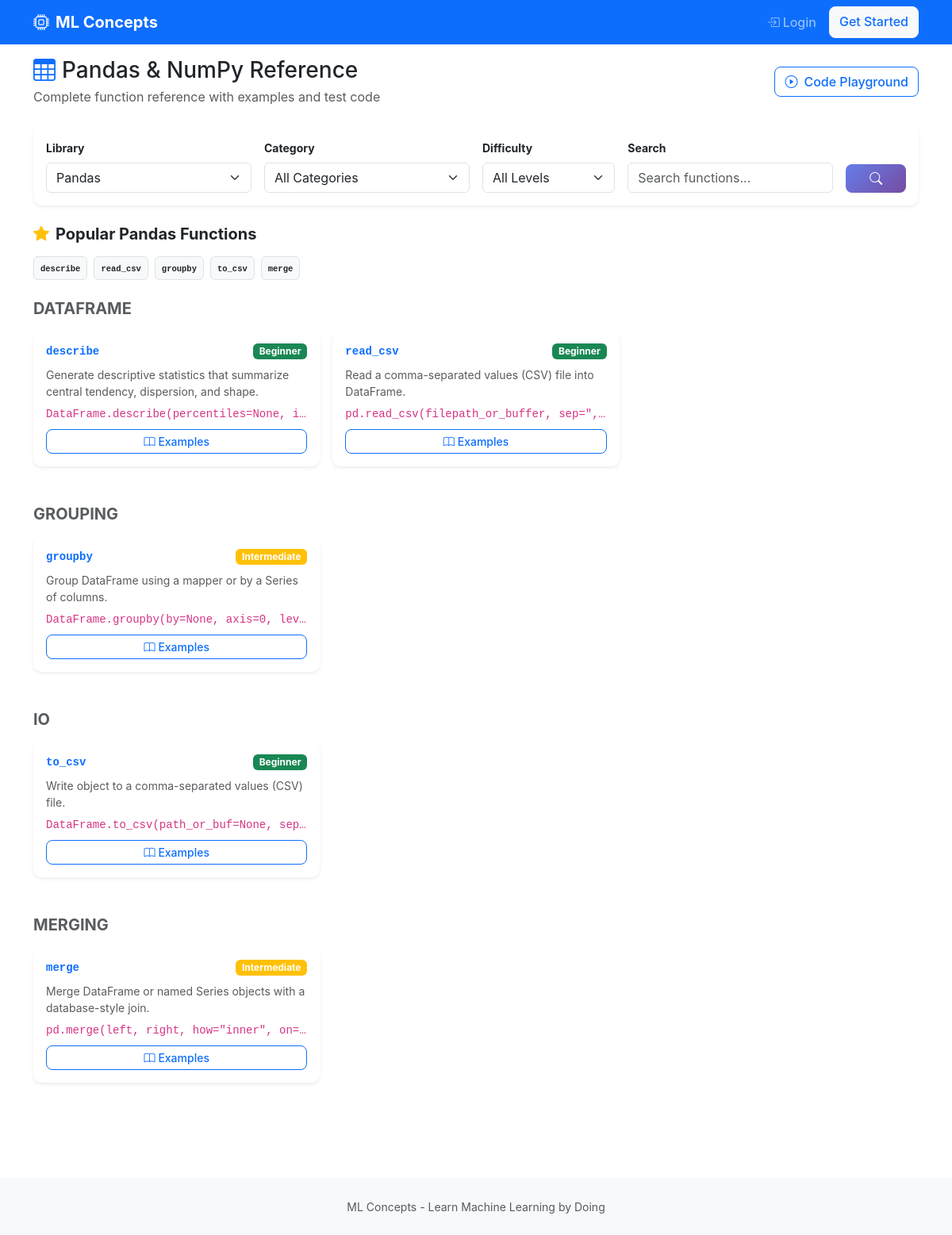
/pandas-numpy/, run on the app's committed database.
### pandas_numpy/models.py (models this page shows, shortened)
class FunctionEntry(models.Model):
    LIBRARY_CHOICES = [
        ('pandas', 'Pandas'),
        ('numpy', 'NumPy'),
    ]
    CATEGORY_CHOICES = [
        ('dataframe', 'DataFrame Operations'),
        ('series', 'Series Operations'),
        ('io', 'Input/Output'),
        ('grouping', 'Grouping & Aggregation'),
        ('merging', 'Merging & Joining'),
        ('reshaping', 'Reshaping & Pivoting'),
        ('string', 'String Methods'),
        ('datetime', 'DateTime Operations'),
        ('missing', 'Missing Data'),
        ('array_creation', 'Array Creation'),
        ('math', 'Math Operations'),
        ('stats', 'Statistics'),
        ('linear_algebra', 'Linear Algebra'),
        ('random', 'Random Numbers'),
        ('manipulation', 'Array Manipulation'),
        ('broadcasting', 'Broadcasting'),
    ]
    DIFFICULTY_CHOICES = [
        ('beginner', 'Beginner'),
        ('intermediate', 'Intermediate'),
        ('advanced', 'Advanced'),
    ]
    library = models.CharField(max_length=10, choices=LIBRARY_CHOICES)
    category = models.CharField(max_length=30, choices=CATEGORY_CHOICES)
    name = models.CharField(max_length=100)
    signature = models.CharField(max_length=500)
    short_description = models.CharField(max_length=300)
    long_description = models.TextField(blank=True)
    example_code = models.TextField()
    expected_output = models.TextField(blank=True)
    test_code = models.TextField(blank=True)
    common_mistakes = models.JSONField(default=list)
    related_functions = models.JSONField(default=list)
    difficulty = models.CharField(max_length=20, choices=DIFFICULTY_CHOICES, default='beginner')
    order = models.IntegerField(default=0)
    is_popular = models.BooleanField(default=False)
    class Meta:
        ordering = ['library', 'category', 'order', 'name']
        unique_together = ['library', 'name']
        verbose_name = 'Function Entry'
        verbose_name_plural = 'Function Entries'

### pandas_numpy/views.py (the view)
# urls.py: path('', views.function_list, name='function_list'),
def function_list(request):
    library = request.GET.get('library', 'pandas')
    category = request.GET.get('category', '')
    difficulty = request.GET.get('difficulty', '')
    search = request.GET.get('q', '')
    functions = FunctionEntry.objects.filter(library=library)
    if category:
        functions = functions.filter(category=category)
    if difficulty:
        functions = functions.filter(difficulty=difficulty)
    if search:
        functions = functions.filter(
            Q(name__icontains=search) |
            Q(short_description__icontains=search) |
            Q(signature__icontains=search)
        )
    categories = FunctionEntry.objects.filter(library=library).values_list('category', flat=True).distinct()
    category_labels = dict(FunctionEntry.CATEGORY_CHOICES)
    categorized = {}
    for func in functions:
        if func.category not in categorized:
            categorized[func.category] = []
        categorized[func.category].append(func)
    popular = FunctionEntry.objects.filter(library=library, is_popular=True)[:10]
    context = {
        'library': library,
        'category': category,
        'difficulty': difficulty,
        'search': search,
        'categorized': categorized,
        'categories': [(c, category_labels.get(c, c)) for c in categories],
        'popular': popular,
        'library_choices': FunctionEntry.LIBRARY_CHOICES,
        'difficulty_choices': FunctionEntry.DIFFICULTY_CHOICES,
    }
    return render(request, 'pandas_numpy/function_list.html', context)

### templates/pandas_numpy/function_list.html (shortened to what this page needs)
{% extends 'base.html' %}
{% block content %}
<div class="container py-4">
    <div class="d-flex justify-content-between align-items-center mb-4">
        <div>
            <h1 class="h3 mb-1"><i class="bi bi-table me-2 text-primary"></i>Pandas & NumPy Reference</h1>
            <p class="text-muted mb-0">Complete function reference with examples and test code</p>
        </div>
        <a href="{% url 'pandas_numpy:playground' %}" class="btn btn-outline-primary"><i class="bi bi-play-circle me-2"></i>Code Playground</a>
    </div>
    <div class="card border-0 shadow-sm mb-4">
        <div class="card-body">
            <form method="GET" class="row g-3">
                <div class="col-md-3">
                    <label class="form-label fw-bold small">Library</label>
                    <select name="library" class="form-select" onchange="this.form.submit()">
                        {% for val, label in library_choices %}
                        <option value="{{ val }}" {% if library == val %}selected{% endif %}>{{ label }}</option>
                        {% endfor %}
                    </select>
                </div>
                <div class="col-md-3">
                    <label class="form-label fw-bold small">Category</label>
                    <select name="category" class="form-select">
                        <option value="">All Categories</option>
                    </select>
                </div>
                <div class="col-md-2">
                    <label class="form-label fw-bold small">Difficulty</label>
                    <select name="difficulty" class="form-select">
                        <option value="">All Levels</option>
                    </select>
                </div>
                <div class="col-md-3">
                    <label class="form-label fw-bold small">Search</label>
                    <input type="text" name="q" class="form-control" placeholder="Search functions..." value="{{ search }}">
                </div>
                <div class="col-md-1 d-flex align-items-end">
                    <button type="submit" class="btn btn-primary w-100"><i class="bi bi-search"></i></button>
                </div>
            </form>
        </div>
    </div>
    {% if popular %}
    <div class="mb-4">
        <h3 class="h5 fw-bold mb-3"><i class="bi bi-star-fill text-warning me-2"></i>Popular {{ library|title }} Functions</h3>
        <div class="d-flex flex-wrap gap-2">
            {% for func in popular %}
            <a href="{% url 'pandas_numpy:function_detail' func.library func.name %}" class="badge bg-light text-dark text-decoration-none p-2 border">
                <code>{{ func.name }}</code>
            </a>
            {% endfor %}
        </div>
    </div>
    {% endif %}
    {% for cat, funcs in categorized.items %}
    <section class="mb-5">
        <h3 class="h5 fw-bold mb-3 text-uppercase text-muted">{{ cat }}</h3>
        <div class="row g-3">
            {% for func in funcs %}
            <div class="col-lg-4 col-md-6">
                <div class="card function-card h-100 border-0 shadow-sm">
                    <div class="card-body p-3">
                        <div class="d-flex justify-content-between align-items-start mb-2">
                            <code class="text-primary fw-bold">{{ func.name }}</code>
                            <span class="badge {% if func.difficulty == 'beginner' %}bg-success{% elif func.difficulty == 'intermediate' %}bg-warning{% else %}bg-danger{% endif %} small">
                                {{ func.difficulty|title }}
                            </span>
                        </div>
                        <p class="small text-muted mb-2">{{ func.short_description|truncatewords:12 }}</p>
                        <code class="small d-block text-truncate mb-2">{{ func.signature }}</code>
                        <a href="{% url 'pandas_numpy:function_detail' func.library func.name %}" class="btn btn-sm btn-outline-primary w-100">
                            <i class="bi bi-book me-1"></i>Examples
                        </a>
                    </div>
                </div>
            </div>
            {% endfor %}
        </div>
    </section>
    {% empty %}
    <div class="text-center py-5">
        <i class="bi bi-search text-muted" style="font-size: 3rem;"></i>
        <h4 class="mt-3 text-muted">No Functions Found</h4>
        <p class="text-muted">Try changing your filters or search terms.</p>
    </div>
    {% endfor %}
</div>
{% endblock %}

### static/css/style.css (style rules this page uses)
:root { --primary: #667eea; --primary-dark: #5a6fd6; --secondary: #764ba2; }
body { font-family: 'Inter', -apple-system, BlinkMacSystemFont, 'Segoe UI', Roboto, sans-serif; }
.card { border-radius: 12px; }
.btn { border-radius: 8px; font-weight: 500; }
.btn-primary { background: linear-gradient(135deg, var(--primary) 0%, var(--secondary) 100%); border: none; }

### templates/pandas_numpy/function_list.html (style rules this page uses)
.function-card { border-radius: 10px; transition: transform 0.2s; }
code { font-family: 'JetBrains Mono', monospace; }

### data on the page
FunctionEntry: name "describe", category "DATAFRAME", difficulty "Beginner", short_description "Generate descriptive statistics that summarize central tendency, dispersion, and shape.", signature "DataFrame.describe(percentiles=None, i…"
FunctionEntry: name "read_csv", difficulty "Beginner", short_description "Read a comma-separated values (CSV) file into DataFrame.", signature "pd.read_csv(filepath_or_buffer, sep=\",…"
FunctionEntry: name "groupby", category "GROUPING", difficulty "Intermediate", short_description "Group DataFrame using a mapper or by a Series of columns.", signature "DataFrame.groupby(by=None, axis=0, lev…"
FunctionEntry: name "to_csv", category "IO", difficulty "Beginner", short_description "Write object to a comma-separated values (CSV) file.", signature "DataFrame.to_csv(path_or_buf=None, sep…"
FunctionEntry: name "merge", category "MERGING", difficulty "Intermediate", short_description "Merge DataFrame or named Series objects with a database-style join.", signature "pd.merge(left, right, how=\"inner\", on=…"

### other printed values
{{ library|title }} "Pandas"
form field library "Pandas"
